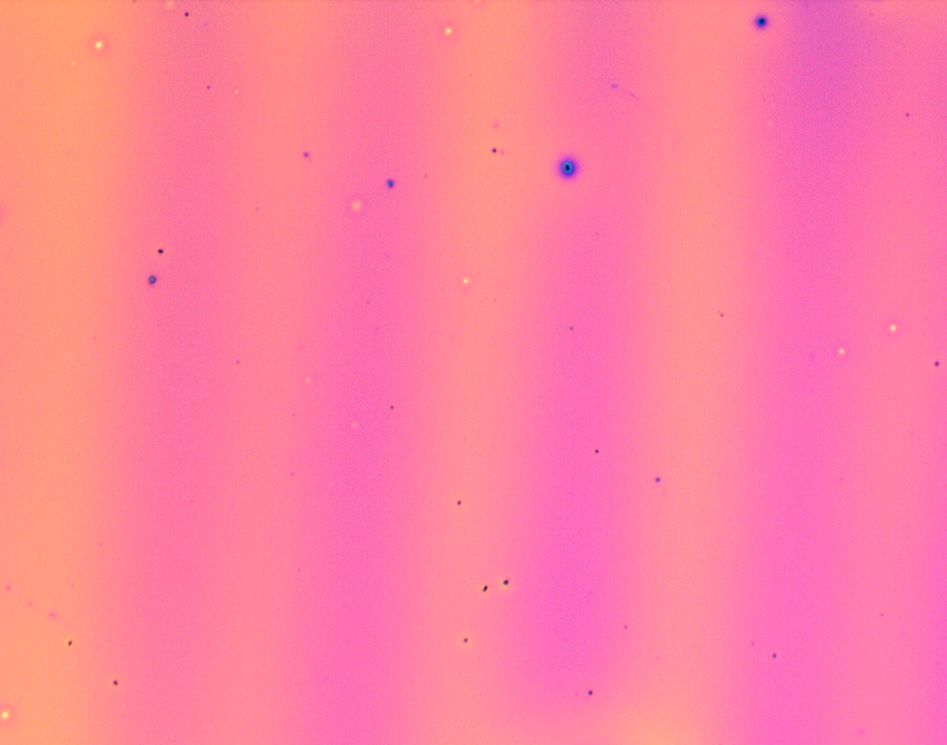
%> input picture RGB2THICKNESS/fitting/thickness1/35.png, 947 x 745 px, shrunk from 1483 x 1167 before the run; its folder holds only this picture in this run
$ octave read_png_rgb.m   (GNU Octave 9; MATLAB toolbox functions it lacks are replaced by stand-ins)
%> lines starting %> are read from the running program, lines starting %| are printed output that depends on the picture
a = csvread("consistence2thickness.csv");
namelist = dir("thickness1/*.png");
RGB = [];
for i = 1:length(namelist)
    name = [namelist(i).folder,'/',namelist(i).name]
    c = imread(name);
%> c is the input picture: size 745x947x3 uint8; mean R, G, B 253.7, 128, 158.9
    R = c(:,:,1);
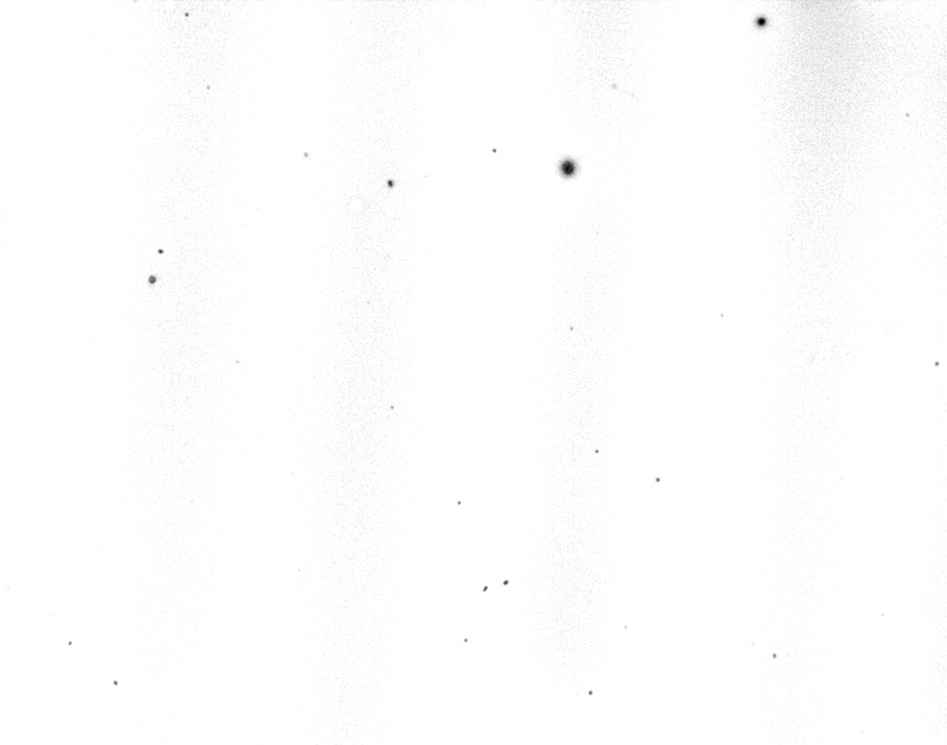
%> R: size 745x947 uint8; min 0, max 255, mean 253.7
    G = c(:,:,2);
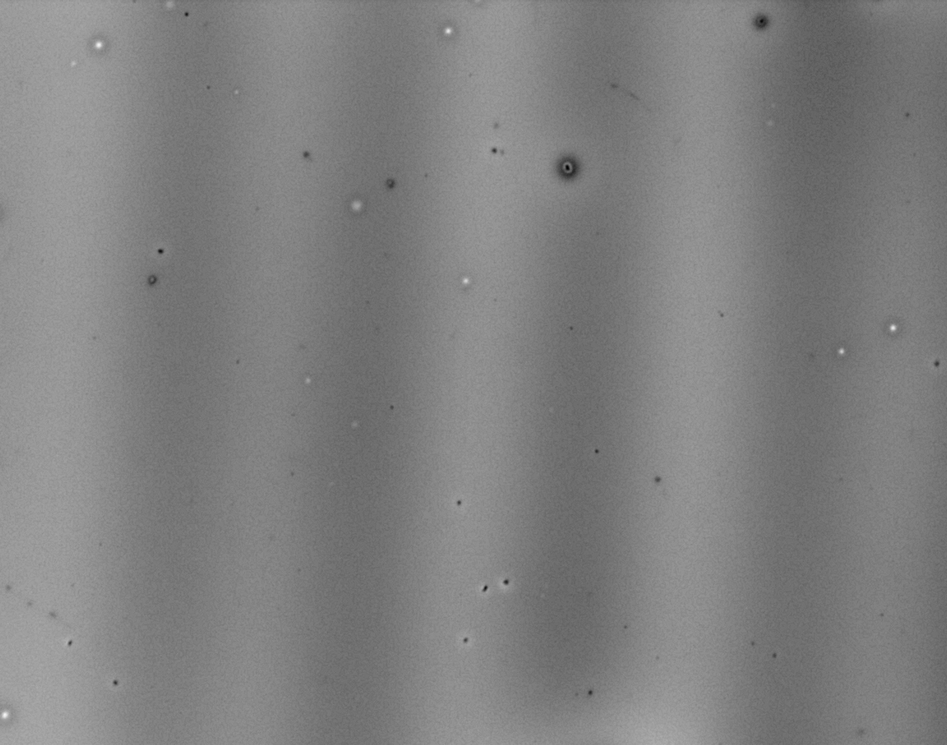
%> G: size 745x947 uint8; min 0, max 244, mean 128
    B = c(:,:,3);
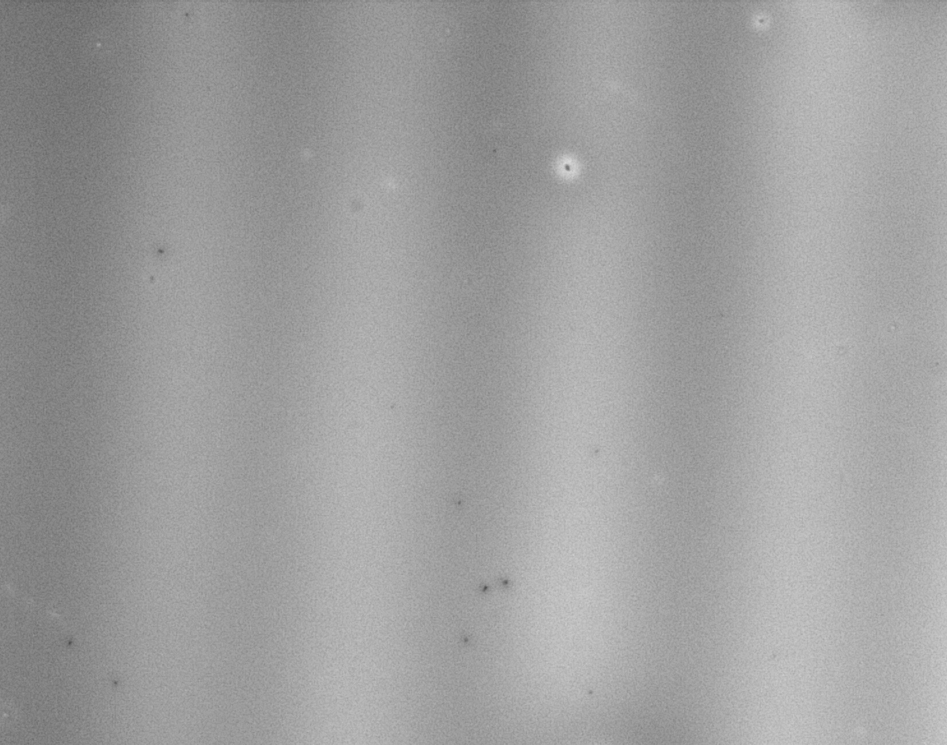
%> B: size 745x947 uint8; min 78, max 217, mean 158.9
    r = mean(R(:));
%> r = 253.7
    g = mean(G(:));
%> g = 128
    b = mean(B(:));
%> b = 158.9
    RGB = [RGB;[r,g,b]];
%> RGB = [253.7 128 158.9]
end
%> (the run ends here)
